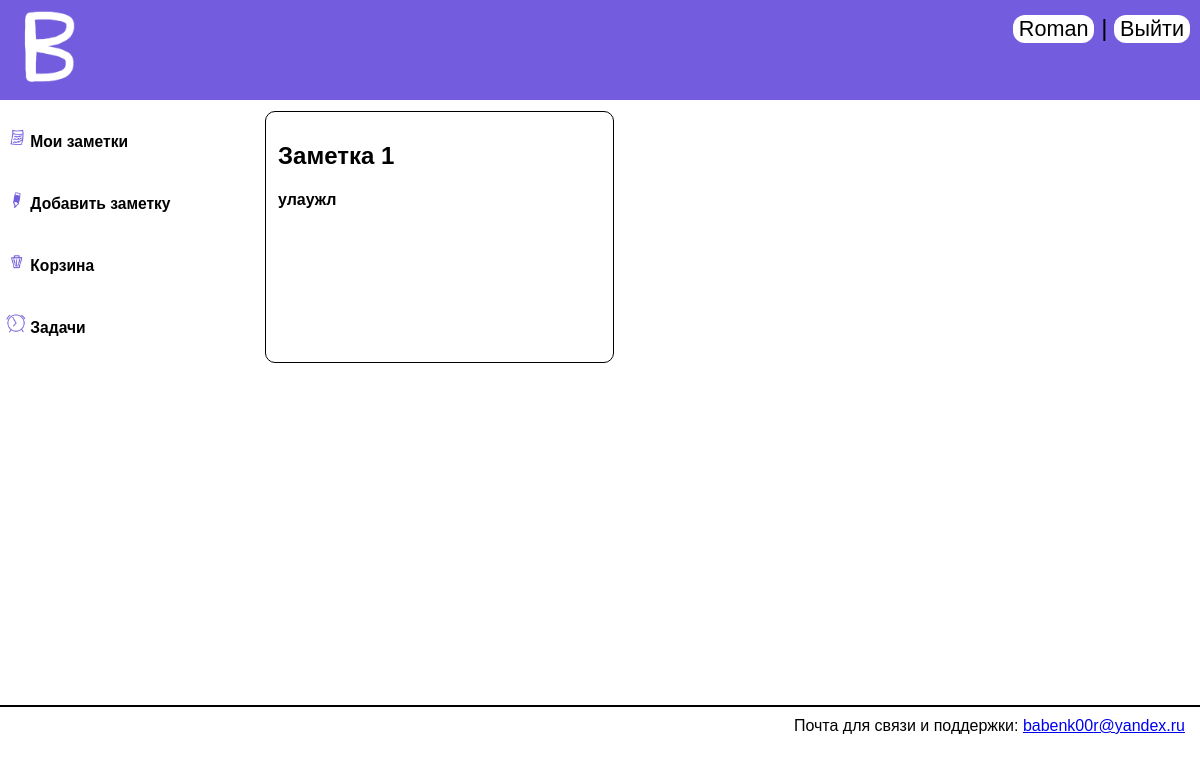
Before: /notes (signed in) with the older database file.
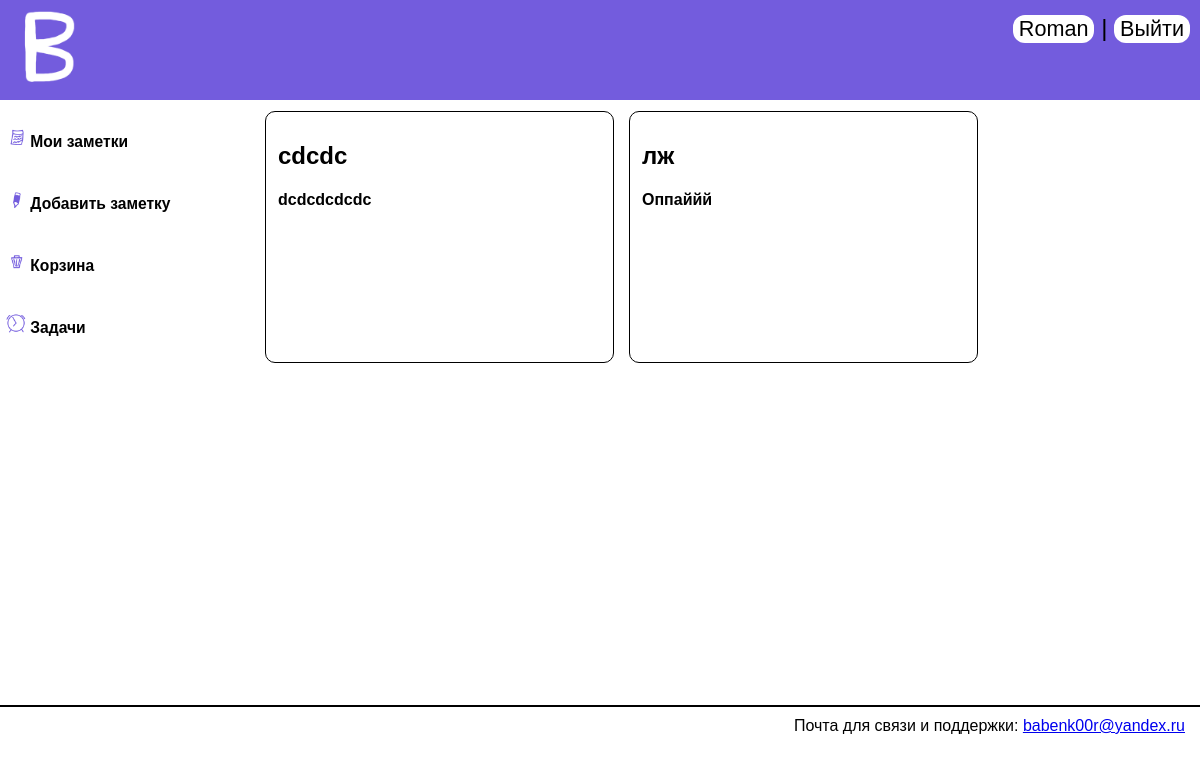
After: the same page with the newer database file.
### main/models.py (models this page shows)
class Content(models.Model):
    title = models.CharField(max_length=255, verbose_name="Название записки")
    text = models.TextField(blank=True, verbose_name="Текст записки")
    user_id = models.CharField(max_length=255)
    time_create = models.DateTimeField(auto_now_add=True)
    last_time_update = models.DateTimeField(auto_now=True, verbose_name="Дата последнего изменения")

### main/views.py (the view)
# urls.py: path('notes', notes, name='notes'),
def notes(request):
    content = Content.objects.filter(user_id=request.user.id)
    return render(request, 'main/notes.html', {'menu': menu, 'title': 'Мои заметки', 'content': content})

### main/templates/main/notes.html
{% extends 'main/base.html' %}
{% block content %}
{% if content %}
    {% for i in content %}
    <a href="{% url 'check_note' i.pk %}"><div class="note-block">
        <h2>{{ i.title }}</h2>
        <h4>{{ i.text }}</h4>
    </div></a>
    {% endfor %}
{% else %}
    <div>Упс, похоже вы пока не добавили ни одной заметки(</div>
    <a href="{% url 'newnote' %}"><button class="bbutton">Добавить заметку</button></a>
{% endif %}
{% endblock %}

### main/templates/main/base.html (shortened to what this page needs)
{% load static %}
<!DOCTYPE html>
<html lang="ru">
    <head>
	<link rel="stylesheet" href="{% static 'main/css/styles.css' %}">
    </head>
    <body>
        <div class="header">
            <a href="{% url 'main' %}" ><img class='logo' src="{% static 'main/images/logo.png' %}"></a>
            {% if request.user.is_authenticated %}
            <div class="user-block">
                <div id="user-block"><a href="{% url 'main' %}"><button class="rbutton">{{ user.username }}</button><a></a> | <a href="{% url 'logout' %}"><button class="rbutton">Выйти</button></a></div>
            </div>
            {% else %}
            <div class="user-block">
                <div id="user-block"><a href="{% url 'login' %}"><button class="rbutton">Войти</button></a> | <a href="{% url 'registration' %}"><button class="rbutton">Зарегистрироваться</button></a></div>
            </div>
            {% endif %}
        </div>
        <div class="clearfix">
        <div class="notes">
            <div class="inner-notes">
                {% for p in menu %}
                    <a href="{% url p.url %}"><button class="button"><h3><img class="Mlogo" src="{% static 'main/images/' %}{{ p.logo_url }}">    {{ p.title }}</h3></button></a>
                {% endfor %}
            </div>
        </div>
        <div class="content">
            <div class="inner-content">
                {% block content %}{% endblock content %}
            </div>
        </div>
        </div>
        <div class="footer">
            <div class="inner-footer">Почта для связи и поддержки: <a href="mailto:babenk00r@yandex.ru">babenk00r@yandex.ru</a></div>
        </div>
    </body>
</html>

Changed rows visible on the page:
removed Content: title "Заметка 1", text "улаужл"
added Content: title "cdcdc", text "dcdcdcdcdc"
added Content: title "лж", text "Оппаййй"
